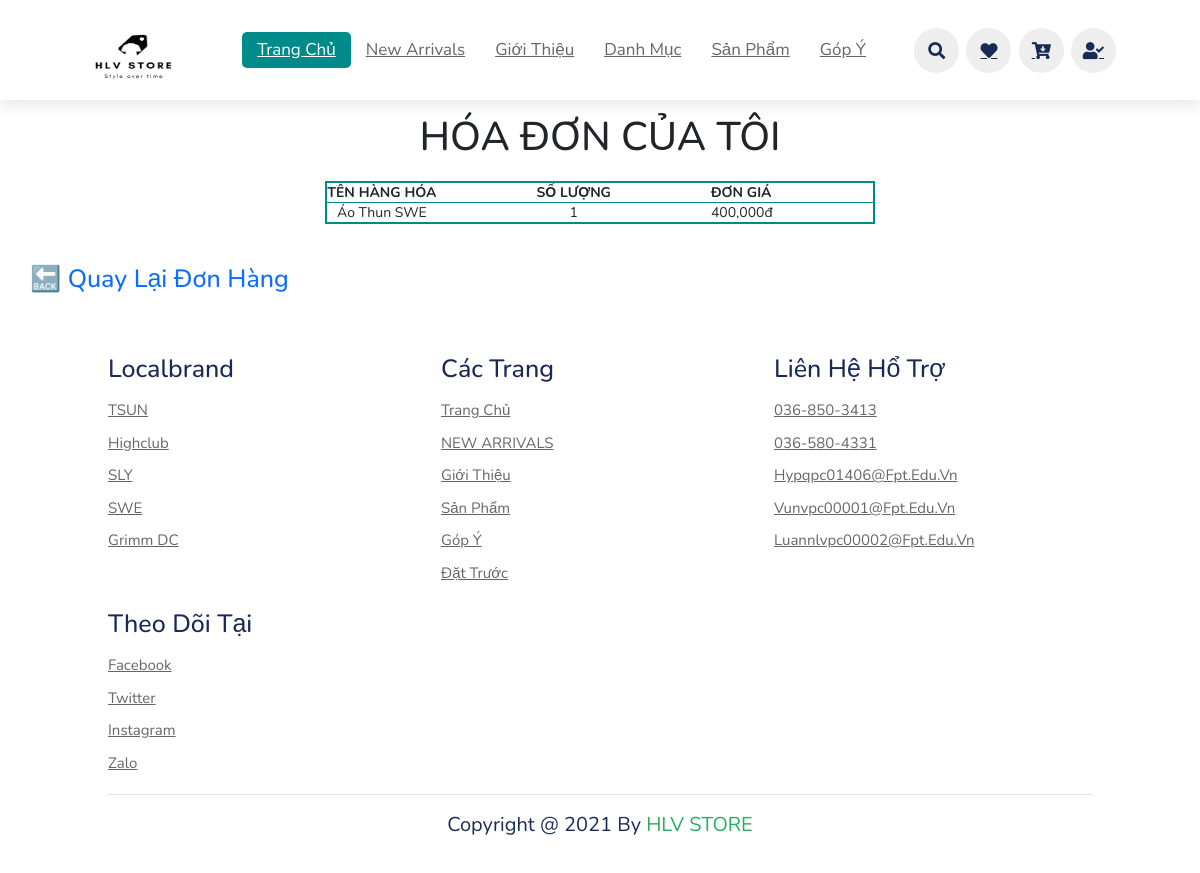
Screenshot of /trangcon/donhangcuatoichitiet.php?ma_hd=34557 (signed in) with the database file from the repository.
### tables this page shows
CREATE TABLE `hoadonchitiet` (
  `id` int(11) NOT NULL COMMENT 'id',
  `ma_hd` int(11) NOT NULL COMMENT 'mã hóa đơn',
  `ma_hh` int(11) NOT NULL COMMENT 'mã sản phẩm',
  `ten_hh` varchar(50) NOT NULL COMMENT 'tên sản phẩm',
  `so_luong` varchar(10) NOT NULL,
  `ma_km` varchar(20) NOT NULL,
  `don_gia` int(11) NOT NULL,
  `gia_sau_km` varchar(10) NOT NULL COMMENT 'đơn giá'
);

### dao/pdo.php (called while the page is built, shortened)
<?php
function pdo_get_connection(){
    $servername = "localhost";
    $username = "root";
    $password = "";
    try{
        $conn = new PDO("mysql:host=$servername;dbname=hlvstore", $username, $password);
        $conn->setAttribute(PDO::ATTR_ERRMODE, PDO::ERRMODE_EXCEPTION);
        return $conn;
    } catch(PDOException $e) {
        echo "lỗi kết nối" . $e->getMessage();
    }
}
    function pdo_query($sql){
        $sql_args = array_slice(func_get_args(), 1);
        try{
            $conn = pdo_get_connection();
            $stmt = $conn->prepare($sql);
            $stmt->execute($sql_args);
            $rows = $stmt->fetchAll();
            return $rows;
        }
        catch(PDOException $e){
            throw $e;
        }
        finally{
            unset($conn);
        }
    }
?>

### dao/hoa-don.php (called while the page is built, shortened)
<?php
require_once 'pdo.php';
function hoadonchitiet_getinfo($ma_hd){
    $sql="select * from hoadonchitiet where ma_hd=?";
    return pdo_query($sql,$ma_hd);
}
?>

### trangcon/donhangcuatoichitiet.php (the view, shortened to what this page needs)
<?php
    require "../dao/pdo.php";
    require "../dao/hoa-don.php";
    if(isset($_GET['ma_hd'])){
        $ma_hd=$_GET['ma_hd'];
        $hoadonchitiet_info=hoadonchitiet_getinfo($ma_hd);
    ?>
<!DOCTYPE html>
<html lang="en">
<head>
    <link rel="stylesheet" href="https://unpkg.com/swiper/swiper-bundle.min.css" />
    <link rel="stylesheet" href="https://cdnjs.cloudflare.com/ajax/libs/font-awesome/5.15.3/css/all.min.css">
    <link rel="stylesheet" href="../css/style.css">
    <link href="../../css/assets/dist/css/bootstrap.min.css" rel="stylesheet">
    <link href="../../css/assets/dashboard.css" rel="stylesheet">
</head>
<body>
<header>
<?php
require_once('../trang-chinh/menu.php');
?>
</header>
<h1 class="td">HÓA ĐƠN CỦA TÔI</h1>
<div class="table">
        <table>
          <thead>
            <tr>
            <th scope="col">TÊN HÀNG HÓA</th>
                <th scope="col">SỐ LƯỢNG</th>
                <th scope="col">ĐƠN GIÁ</th>
            </tr>
          </thead>
          <?php
                foreach($hoadonchitiet_info as $hoadonchitiet){
                    extract($hoadonchitiet);
            ?>
            <tbody>
                <tr>
                    <td><?php echo $ten_hh?></td>
                    <td><?php echo $so_luong?></td>
                    <td><?php echo number_format($don_gia).'đ'?></td>
                </tr>
            </tbody>
            <?php
                }}
            ?>
        </table>
      </div>
      <h1 class="back"><a href="donhangcuatoi.php" style="text-decoration: none;">🔙 Quay lại đơn hàng</a></h1>
<section class="footer">
<?php
    require_once('../trang-chinh/footer.php')
?>
</section>
</body>
</html>

### css/style.css (style rules this page uses)
:root { --green:#27ae60; --black:#192a56; --light-color:#666; --box-shadow:0 .5rem 1.5rem rgba(0,0,0,.1); }
* { font-family: 'Nunito', sans-serif; margin:0; padding:0; box-sizing: border-box; text-decoration: none; outline: none; border:none; text-transform: capitalize; transition: all .2s linear; }
html { font-size: 62.5%; overflow-x: hidden; scroll-padding-top: 5.5rem; scroll-behavior: smooth; }
section { padding:2rem 9%; }
header { position: fixed; top:0; left: 0; right:0; background: #fff; padding:1rem 7%; display: flex; align-items: center; justify-content: space-between; z-index: 1000; box-shadow: var(--box-shadow); }

### css/assets/dashboard.css (style rules this page uses)
body { font-size: .875rem; }

### trangcon/donhangcuatoichitiet.php (style rules this page uses)
.table { padding-top:200px; display:flex; justify-content: center; font-size: 20px; }
td,th { padding-right:100px; text-align:center; }
.table { padding-top: -10px; }
table { margin-left: 35px; font-size: 14px; border: 2px darkcyan solid; padding: 15px; padding-top: -20px; border-radius: 10px; margin-right: 35px; }
.back { margin-left: 30px; padding-top: 30px; padding-bottom: 30px; color: black; }
.td { margin-top: 100px; margin-bottom: -180px; text-align: center; font-size: 40px; }

### rows the page displays
hoadonchitiet: ten_hh "Áo Thun SWE", so_luong "1", don_gia "400,000"
